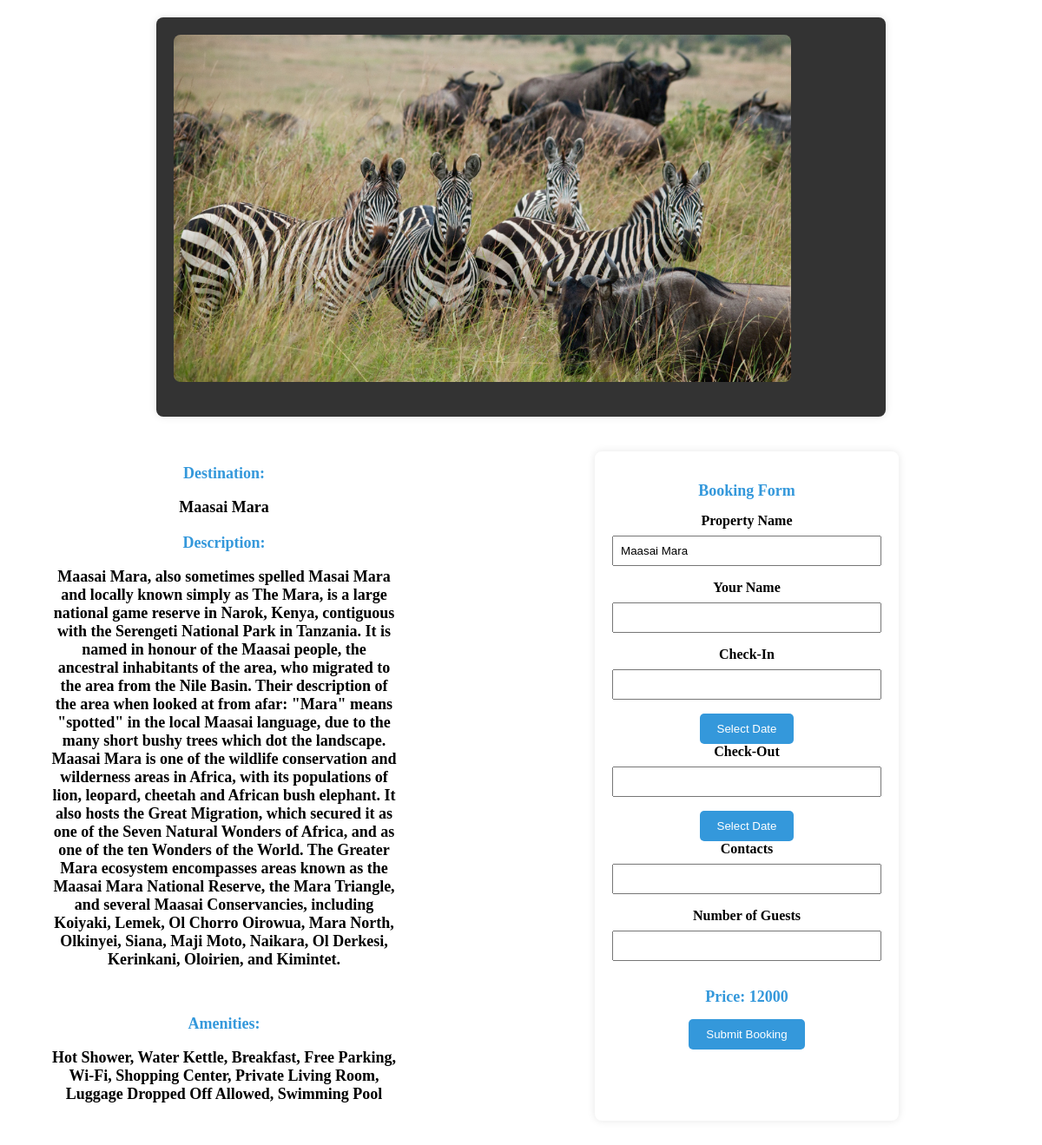
Screenshot of /booking_destination/ (signed in) with the database file from the repository.
### tables this page shows
CREATE TABLE destinations (
            id INTEGER PRIMARY KEY,
            destination_name TEXT NOT NULL,
            destination_image BLOB NOT NULL,
            description TEXT NOT NULL,
            thumbnail BLOB NOT NULL,
            img1 BLOB NOT NULL,
            img2 BLOB NOT NULL,
            img3 BLOB NOT NULL,
            img4 BLOB NOT NULL,
            Price INTEGER NOT NULL,
            Amenities TEXT NOT NULL,
            admin_id INTEGER NOT NULL,
            Type TEXT NOT NULL,
            FOREIGN KEY (admin_id) REFERENCES admins (id)
        );

### app.py (the view)
@app.route('/booking_destination/', defaults={'destination_id': None})
@app.route('/booking_destination/<int:destination_id>')
def destination_booking(destination_id):
    if 'user_id' not in session:
        return redirect(url_for('login', next=request.url))
    try:
        with sqlite3.connect('users.db') as connection:
            cursor = connection.cursor()
            if destination_id is None:
                cursor.execute("SELECT id FROM destinations ORDER BY RANDOM() LIMIT 1")
                destination_id = cursor.fetchone()[0]
            cursor.execute("SELECT * FROM destinations WHERE id=?", (destination_id,))
            destinations_data = cursor.fetchone()
        if destinations_data:
            return render_template('destination_booking.html', destinations_data=destinations_data)
        else:
            return render_template('error.html', error='destination not found')
    except Exception as e:
        print(f"Error fetching destination information: {e}")
        return render_template('error.html', error=str(e))

### templates/destination_booking.html (shortened to what this page needs)
<!DOCTYPE html>
<html lang="en">
<head>
   <link rel="stylesheet" href="https://cdnjs.cloudflare.com/ajax/libs/pikaday/1.8.2/css/pikaday.css" />
<link rel="stylesheet" href="https://cdn.jsdelivr.net/npm/sweetalert2@11/dist/sweetalert2.min.css">
</head>
<body>
    <div class="booking-details-container">
        <img src="/{{ destinations_data[4] }}" alt="{{ destinations_data[0] }}" class="property-image">
        <div class="additional-images-container">
        </div>
        </div>
        <div class="container">
        <div class="booking-details-container1">
            <h2>Destination: <p>{{ destinations_data[1] }}</p></h2>
            <h2>Description: <p>{{ destinations_data[3] }}</p></h2><br>
            <h2>Amenities: <p>{{ destinations_data[10] }}</p></h2>
        </div>
        <div class="booking-details-container2">
            <h2>Booking Form</h2>
            <form action="/submit_destination_booking" method="post">
                <label for="destination_name">Property Name</label>
                <input type="text" id="destination_name" name="destination_name" value="{{ destinations_data[1] }}" readonly>
                <label for="guest_name">Your Name</label>
                <input type="text" id="guest_name" name="guest_name" required>
                <label for="check_in">Check-In</label>
                <input type="text" id="check_in" name="check_in" readonly>
                <button type="button" onclick="openCalendar('check_in')">Select Date</button>
                <label for="check_out">Check-Out</label>
                <input type="text" id="check_out" name="check_out" readonly>
                <button type="button" onclick="openCalendar('check_out')">Select Date</button>
                <label for="contacts">Contacts</label>
                <input type="text" id="contacts" name="contacts" required>
                <label for="guests">Number of Guests</label>
                <input type="number" id="guests" name="guests" required>
                <div id="price-section">
                    <h2>Price: <span id="calculated-price">{{ destinations_data[9] }}</span></h2>
                </div>
                <button type="button" onclick="showPopupForm()">Submit Booking</button>
                            </form>
        </div>
        </div>
</body>
</html>

### templates/destination_booking.html (style rules this page uses)
.booking-details-container { max-width: 800px; margin: 20px auto; background-color: #333; padding: 20px; border-radius: 8px; box-shadow: 0 0 10px rgba(0, 0, 0, 0.1); text-align: center; display: flex; align-items: center; }
.booking-details-container1 { max-width: 400px; background-color: white; padding: 20px; border-radius: 8px; box-shadow: 0 0 10px rgba(0, 0, 0, 0.0); text-align: center; align-self: start; margin-left: 0; }
.booking-details-container2 { max-width: 400px; background-color: white; padding: 20px; border-radius: 8px; box-shadow: 0 0 10px rgba(0, 0, 0, 0.0); text-align: center; margin-left: auto; }
.property-image { width: 100%; height: 400px; border-radius: 8px; margin-bottom: 20px; display: block; margin-left: auto; margin-right: auto; }
.additional-images-container { display: grid; grid-template-rows: repeat(2, 1fr); grid-template-columns: repeat(2, 1fr); gap: 10px; margin-bottom: 20px; margin-left: 50px; margin-right: 50px; }
h2 { color: #3498db; font-size: large; }
p { color: black; margin-bottom: 20px; }
.container { display: flex; }
.booking-details-container1, .booking-details-container2 { max-width: 400px; background-color: white; padding: 20px; border-radius: 8px; box-shadow: 0 0 10px rgba(0, 0, 0, 0.0); text-align: center; margin: 0 50px; }
.booking-details-container1 { align-self: start; margin-left: 30px; }
.booking-details-container2 { margin-left: auto; }
.booking-details-container2 { max-width: 400px; margin: 20px auto; background-color: #fff; padding: 20px; border-radius: 8px; box-shadow: 0 0 10px rgba(0, 0, 0, 0.1); }
label { display: block; margin-bottom: 8px; font-weight: bold; }
input { width: 100%; padding: 8px; margin-bottom: 16px; box-sizing: border-box; }
button { background-color: #3498db; color: #fff; padding: 10px 20px; border: none; border-radius: 5px; cursor: pointer; }

### rows the page displays
destinations: thumbnail (picture), destination_name "Maasai Mara", description "Maasai Mara, also sometimes spelled Masai Mara and locally known simply as The Mara, is a large national game reserve in Narok, Kenya, contiguous with the Serengeti National Park in Tanzania. It is named in honour of the Maasai people, the ancestral inhabitants of the area, who migrated to the area from the Nile Basin. Their description of the area when looked at from afar: \"Mara\" means \"spotted\" in the local Maasai language, due to the many short bushy trees which dot the landscape. Maasai Mara is one of the wildlife conservation and wilderness areas in Africa, with its populations of lion, leopard, cheetah and African bush elephant. It also hosts the Great Migration, which secured it as…", Amenities "Hot Shower, Water Kettle, Breakfast, Free Parking, Wi-Fi, Shopping Center, Private Living Room, Luggage Dropped Off Allowed, Swimming Pool", Price "12000"
